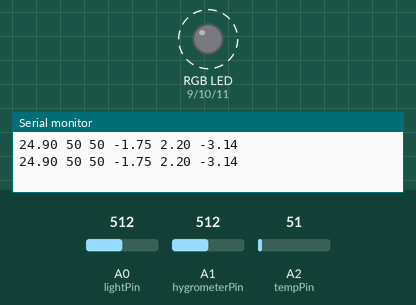
Bench run of a sketch on a simulated Arduino Uno, built with avr-gcc and run on an emulated ATmega328P. On the bench: an RGB LED mixed from three pins (HIGH = lit), the last lines printed to the serial monitor. Dashed ring = blinking. The test bench sets the inputs (shaded band); at power-on: A2 (tempPin) = 51, A0 (lightPin) = 512, A1 (hygrometerPin) = 512.

Above: at 2.2 s.
2.3 s: A2 (tempPin) set to 70
5.8 s: A2 (tempPin) set to 86
At 7.16 s:
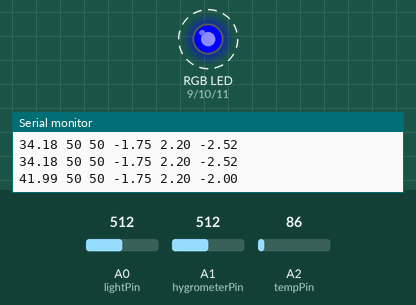
10.3 s: A0 (lightPin) set to 447
13.8 s: A0 (lightPin) set to 423
At 14.7 s:
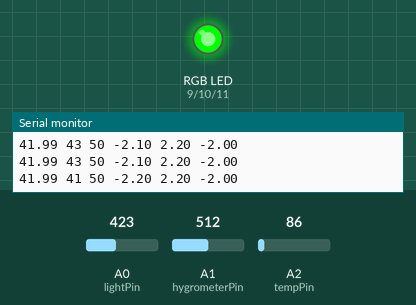
15.7 s: A1 (hygrometerPin) set to 493
At 16.2 s:
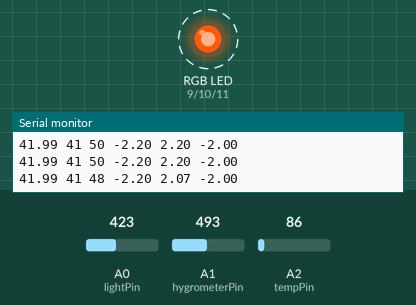
20.5 s: A1 (hygrometerPin) set to 716
At 21.2 s:
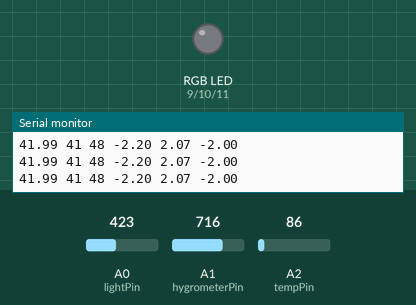
Timing chart, 0 to 25.0 s (numbered marks = the images above; inputs shaded):
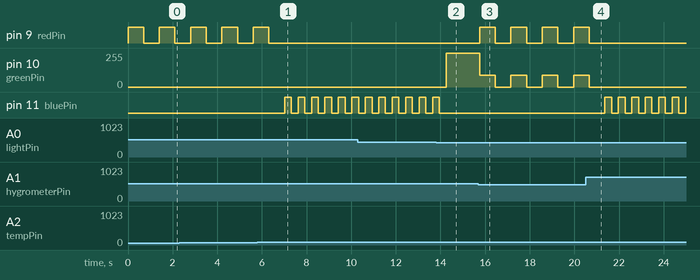

Measured:
- the behaviour switches between 79 and 80 on A2 (tempPin) (found by bisection; images 0 and 1)
- the behaviour switches between 430 and 429 on A0 (lightPin) (found by bisection; images 1 and 2)
- the behaviour switches between 512 and 511 on A1 (hygrometerPin) (found by bisection; images 2 and 3)
- after the input at 5.8 s, pin 9 (redPin): goes on until 6.3 s, then stays LOW; pin 11 (bluePin): alternates HIGH for 0.30 s and LOW for 0.30 s, starting after 1.2 s
- after the input at 13.8 s, pin 10 (greenPin): 0/255 → 255/255 after 0.45 s; pin 11 (bluePin): goes on until 13.9 s, then stays LOW
- after the input at 15.7 s, pin 9 (redPin): alternates HIGH for 0.70 s and LOW for 0.70 s, starting after 0.06 s; pin 10 (greenPin): alternates 90/255 for 0.70 s and 0/255 for 0.70 s, starting after 0.06 s
- after the input at 20.5 s, pin 9 (redPin): goes on until 20.7 s, then stays LOW; pin 10 (greenPin): goes on until 20.7 s, then stays 0/255; pin 11 (bluePin): alternates HIGH for 0.30 s and LOW for 0.30 s, starting after 0.87 s
- by itself, pin 9 (redPin): alternates HIGH for 0.70 s and LOW for 0.70 s

The sketch:

sketch_feb02a.ino
```cpp
int redPin = 9;                // output pin number to Red pin of the LED
int greenPin = 10;              // output pin number to Green pin
int bluePin = 11;                // output pin number to Blue pin

int lightPin = A0;   // voltage input. Use any ADC pin (starts with A)
int hygrometerPin = A1;
int tempPin = A2;

int lightValue = 0;  // stores value from ADC
int hygrometerValue = 0;
int tempValue = 0;

int lightLow = 75;        // range for light, hygrometer, and temp
int lightHigh = 95;
int hygrometerLow = 10;
int hygrometerHigh = 25;
int tempLow = 65;
int tempHigh = 80;

String color = "green";
int blinkSpeed = 0;

const int inputLength = 30;
char inputValues[inputLength];
int index = 0;
int spaces = 0;
int readValue = 0;

void setup()                    // this runs once, when the sketch starts
{
  pinMode(redPin, OUTPUT);      // sets the pin as output pin
  pinMode(greenPin, OUTPUT);    // sets the pin as output pin
  pinMode(bluePin, OUTPUT);     // sets the pin as output pin
  Serial.begin(115200);    // Opens serial port, Baud Rate 115200 bps
}

void setColor(String color);
void doBlink(int blinkSpeed);

void loop()                     // this runs over and over again forever
{
  int lightMedian = (lightLow + lightHigh) / 2;
  int hygrometerMedian = (hygrometerLow + hygrometerHigh) / 2;
  int tempMedian = (tempLow + tempHigh) / 2;

  int lightRange = lightHigh - lightLow;
  int hygrometerRange = hygrometerHigh - hygrometerLow;
  int tempRange = tempHigh - tempLow;

  int lightValue = map(analogRead(lightPin), 0, 1023, 0, 100);   // reads the sensor
  int hygrometerValue = map(analogRead(hygrometerPin), 0, 1023, 0, 100);
  float tempValue = analogRead(tempPin) * 0.48828125;

  Serial.print(tempValue);   // Prints the value via the serial port
  Serial.print(" ");
  Serial.print(lightValue);
  Serial.print(" ");
  Serial.print(hygrometerValue);
  Serial.print(" ");

//    Serial.println(tempValue);

  float normalLightValue = ((float) (lightValue - lightMedian)) / lightRange;
  float normalHygrometerValue = ((float) (hygrometerValue - hygrometerMedian)) / hygrometerRange;
  float normalTempValue = ((float) (tempValue - tempMedian)) / tempRange;

 Serial.print(normalLightValue);   // Prints the value via the serial port
 Serial.print(" ");
 Serial.print(normalHygrometerValue);
 Serial.print(" ");
 Serial.println(normalTempValue);

  normalLightValue = abs(normalLightValue);
  normalHygrometerValue = abs(normalHygrometerValue);
  normalTempValue = abs(normalTempValue);


//  Serial.print(lightLow);   // Prints the value via the serial port
//  Serial.print(" ");
//  Serial.print(lightHigh);
//  Serial.print(" ");
//  Serial.print(hygrometerLow);
//  Serial.print(" ");
//  Serial.print(hygrometerHigh);
//  Serial.print(" ");
//  Serial.print(tempLow);
//  Serial.print(" ");
//  Serial.println(tempHigh);

//  Serial.println("------------------");

  if(normalLightValue > .5 && normalLightValue > normalHygrometerValue && normalLightValue > normalTempValue) {
    if (lightValue < lightLow) {
      color = "yellow";
      blinkSpeed = 1;
    } else {
      color = "yellow";
      blinkSpeed = 2;
    }
  } else if(normalHygrometerValue > .5 && normalHygrometerValue > normalLightValue && normalHygrometerValue > normalTempValue) {
    if (hygrometerValue < hygrometerLow) {
      color = "blue";
      blinkSpeed = 1;
    } else {
      color = "blue";
      blinkSpeed = 2;
    }
  } else if(normalTempValue > .5 && normalTempValue > normalHygrometerValue && normalTempValue > normalLightValue) {
    if (tempValue < tempLow) {
      color = "red";
      blinkSpeed = 1;
    } else {
      color = "red";
      blinkSpeed = 2;
    }
  } else {
    color = "green";
    blinkSpeed = 0;
  }
  setColor(color);
  doBlink(blinkSpeed);
}

void serialEvent()
{

  while(Serial.available()){
    char ch = Serial.read();
    if(ch == ' ')
      spaces++;
    if(index < inputLength && spaces < 6) {
      inputValues[index++] = ch;
    } else {
      index = 0;
      readValue = atoi(inputValues);
      tempLow = readValue;
      while(inputValues[index] != ' ')
        index++;
      index++;
      readValue = atoi(&inputValues[index]);
      tempHigh = readValue;
      while(inputValues[index] != ' ')
        index++;
      index++;
      readValue = atoi(&inputValues[index]);
      lightLow = readValue;
      while(inputValues[index] != ' ')
        index++;
      index++;
      readValue = atoi(&inputValues[index]);
      lightHigh = readValue;
      while(inputValues[index] != ' ')
        index++;
      index++;
      readValue = atoi(&inputValues[index]);
      hygrometerLow = readValue;
      while(inputValues[index] != ' ')
        index++;
      index++;
      readValue = atoi(&inputValues[index]);
      hygrometerHigh = readValue;
      index = 0;
      spaces = 0;
    }
  }
}

void setColor(String color){
  if (color == "yellow") {
    analogWrite(redPin, 255);
    analogWrite(greenPin, 90);
    analogWrite(bluePin, 0);
  } else if (color == "blue") {
    analogWrite(redPin, 0);
    analogWrite(greenPin, 0);
    analogWrite(bluePin, 255);
  } else if (color == "red") {
    analogWrite(redPin, 255);
    analogWrite(greenPin, 0);
    analogWrite(bluePin, 0);
  } else if (color == "green"){
    analogWrite(redPin, 0);
    analogWrite(greenPin, 255);
    analogWrite(bluePin, 0);
  } else if (color == "off"){
    analogWrite(redPin, 0);
    analogWrite(greenPin, 0);
    analogWrite(bluePin, 0);
  }
}

void doBlink(int blinkSpeed){
  if (blinkSpeed == 1) {
    delay(700);
    setColor("off");
    delay(700);
  } else if (blinkSpeed == 2) {
    delay(300);
    setColor("off");
    delay(300);
  } else
    delay(500);
}
```
